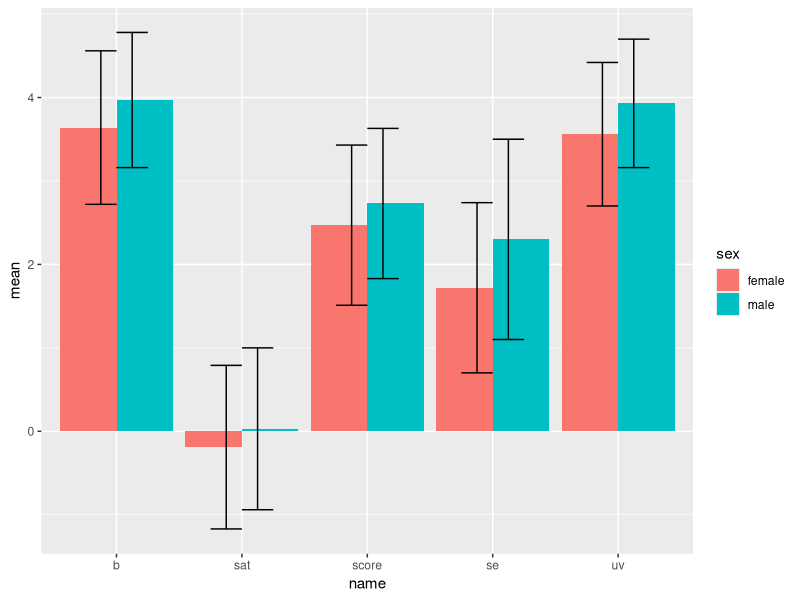

Reproduce this figure in R.
#!/bin/env Rscript
wide_t <- readr::read_csv(
  file = "stout_et_al_2013_table_2.csv",
  show_col_types = FALSE
)
names(wide_t)

wide_means <- wide_t |> dplyr::select(
sex,
se_mean,
#se_stdev
b_mean,
#b_stdev
uv_mean,
#uv_stdev
score_mean,
#score_stde
sat_mean
#sat_stdev
)

names(wide_means) <- stringr::str_remove(names(wide_means), "_mean")

means <- wide_means |> tidyr::pivot_longer(cols = c(se, b, uv, score, sat))

wide_stdevs <- wide_t |> dplyr::select(
sex,
#se_mean
se_stdev,
#b_mean
b_stdev,
#uv_mean
uv_stdev,
#score_mean
score_stdev,
#sat_mean
sat_stdev
)

names(wide_stdevs) <- stringr::str_remove(names(wide_stdevs), "_stdev")

stdevs <- wide_stdevs |> tidyr::pivot_longer(cols = c(se, b, uv, score, sat))

testthat::expect_equal(means$sex, stdevs$sex)
testthat::expect_equal(means$name, stdevs$name)
t <- stdevs
t$mean <- means$value
t$stdev <- stdevs$value
t$ymin <- t$mean - t$stdev
t$ymax <- t$mean + t$stdev

ggplot2::ggplot(data = t, ggplot2::aes(x = name, y = mean, fill = sex)) +
  ggplot2::geom_col(position = "dodge") +
  ggplot2::geom_errorbar(ggplot2::aes(ymin = ymin, ymax = ymax), position = "dodge", width = 0.5)

ggplot2::ggsave("stout_et_al_2013_table_2.png", width = 7, height = 7)
